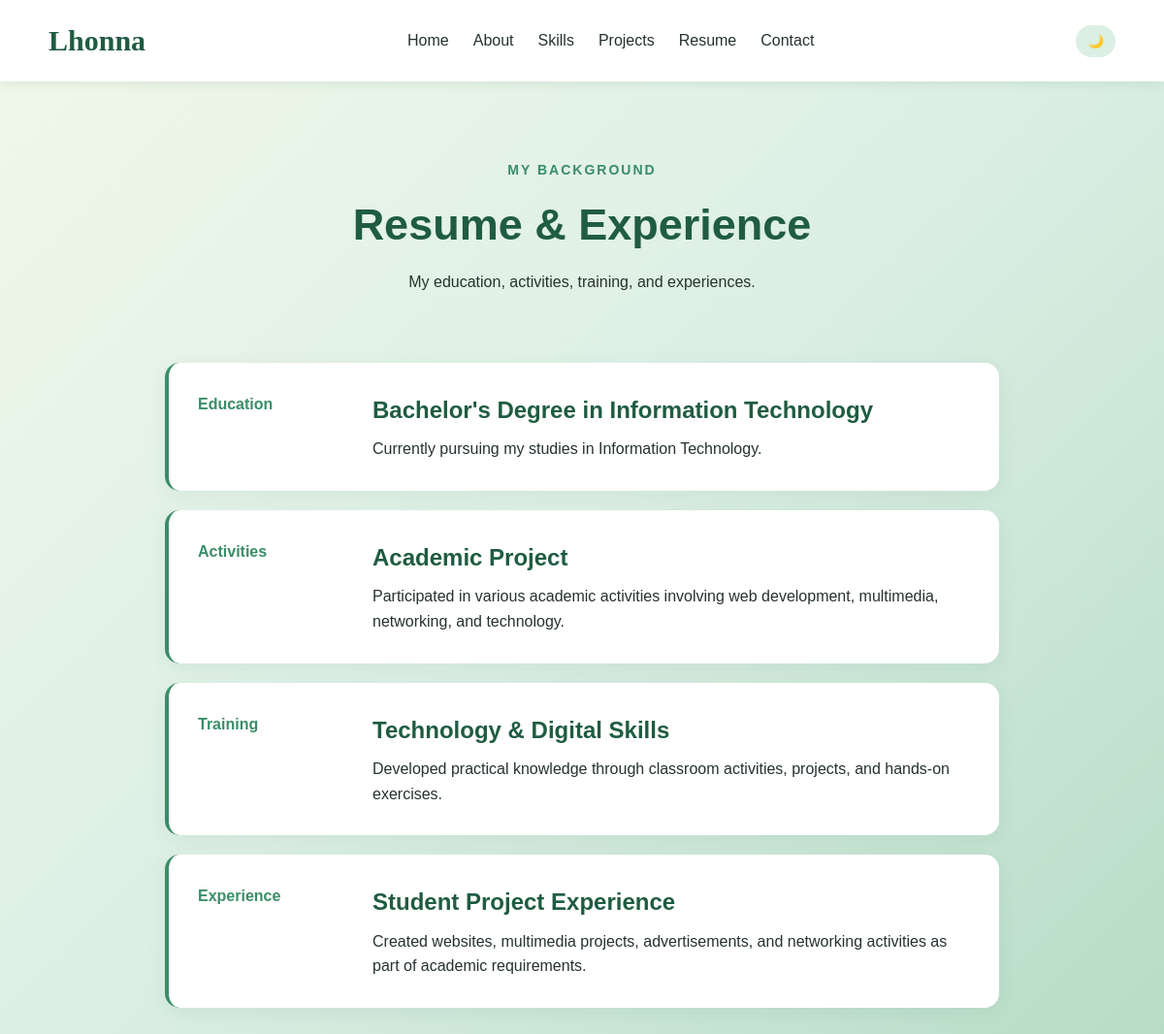
Screenshot of /resume.php with the database file from the repository.
### tables this page shows
CREATE TABLE resume_items (
  id INT AUTO_INCREMENT PRIMARY KEY,
  label VARCHAR(50) NOT NULL,
  title VARCHAR(150) NOT NULL,
  description TEXT NOT NULL,
  sort_order INT NOT NULL DEFAULT 0
);

### config.php (called while the page is built, shortened)
<?php
function db(): PDO {
    static $pdo = null;
    if ($pdo === null) {
        $pdo = new PDO('mysql:host=' . DB_HOST . ';dbname=' . DB_NAME . ';charset=utf8mb4', DB_USER, DB_PASS, [
            PDO::ATTR_ERRMODE => PDO::ERRMODE_EXCEPTION,
            PDO::ATTR_DEFAULT_FETCH_MODE => PDO::FETCH_ASSOC,
            PDO::ATTR_EMULATE_PREPARES => false,
        ]);
    }
    return $pdo;
}
function e($s): string { return htmlspecialchars((string)$s, ENT_QUOTES, 'UTF-8'); }

### resume.php (the view)
<?php $title = 'Resume & Experience'; include 'includes/header.php';
$items = db()->query('SELECT label, title, description FROM resume_items ORDER BY sort_order, id')->fetchAll(); ?>
	<section class="page-header">
		<p>MY BACKGROUND</p>
		<h1>Resume &amp; Experience</h1>
		<p>My education, activities, training, and experiences.</p>
	</section>
	<section class="resume-section">
		<?php foreach ($items as $r): ?>
		<div class="resume-item">
			<div class="resume-date"><?= e($r['label']) ?></div>
			<div class="resume-content">
				<h2><?= e($r['title']) ?></h2>
				<p><?= e($r['description']) ?></p>
			</div>
		</div>
		<?php endforeach; ?>
	</section>
<?php include 'includes/footer.php'; ?>

### style.css (style rules this page uses)
* { margin: 0; padding: 0; box-sizing: border-box; }
html { scroll-behavior: smooth; }
body { font-family: Arial, sans-serif; background: linear-gradient(135deg,#F1F8E9,#DCEFE5,#B7DCC5); background-attachment: fixed; color: #26332C; line-height: 1.6; min-height: 100vh; transition: background 0.4s ease, color 0.4s ease; }
.page-header { text-align: center; padding: 80px 20px 50px; }
.page-header p:first-child { color: #3A8D68; font-size: 14px; font-weight: bold; letter-spacing: 2px; }
.page-header h1 { font-size: 45px; margin: 10px 0; color: #1F5C42; }
.resume-section { max-width: 900px; margin: auto; padding: 20px; }
.resume-item { display: grid; grid-template-columns: 150px 1fr; gap: 30px; background: white; padding: 30px; margin-bottom: 20px; border-radius: 15px; border-left: 4px solid #3A8D68; box-shadow: 0 5px 20px rgba(31, 92, 66, 0.07); }
.resume-date { color: #3A8D68; font-weight: bold; }
.resume-content h2 { margin-bottom: 8px; color: #1F5C42; }

### rows the page displays
resume_items: label "Education", title "Bachelor's Degree in Information Technology", description "Currently pursuing my studies in Information Technology."
resume_items: label "Activities", title "Academic Project", description "Participated in various academic activities involving web development, multimedia, networking, and technology."
resume_items: label "Training", title "Technology & Digital Skills", description "Developed practical knowledge through classroom activities, projects, and hands-on exercises."
resume_items: label "Experience", title "Student Project Experience", description "Created websites, multimedia projects, advertisements, and networking activities as part of academic requirements."
